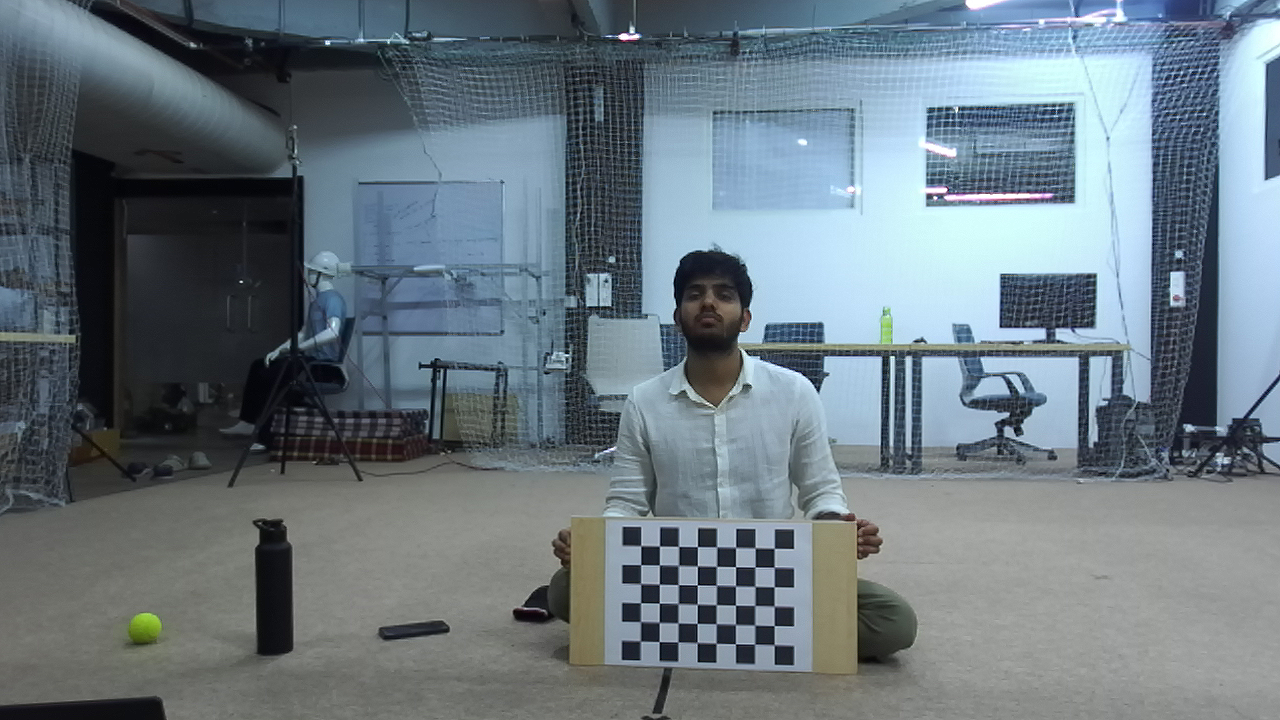
#> input picture zed2i/frames/camera0_0.png, 1280 x 720 px
$ python -i ball_catcher.py   (imports and definitions only)
#> lines starting #> are read from the running program, lines starting #| are printed output that depends on the picture; after the words box and inside, x2 and y2 are one past the last pixel; in counts of white or black regions, pixels touching at a corner belong together
#> further down, picture is the input picture: shape (720, 1280, 3); mean B, G, R 128, 119.7, 106.5
#!/usr/bin/env python3
"""
Optimized Ball Catcher - STREAMING PREDICTIONS VERSION

Key change from previous version:
- Instead of waiting for a "locked" prediction, start sending predictions
  immediately after throw detection
- Continuously refine and send updated predictions as more data arrives
- Robot can start moving toward initial guess and correct course as predictions improve

UDP Packet Format (updated):
- Robot pose: 4 floats (x, y, z, yaw) - 16 bytes - unchanged
- Landing prediction: 5 floats (x, y, z, confidence, samples) - 20 bytes
  - confidence: 0.0-1.0 (higher = more reliable)
  - samples: number of trajectory samples used

The robot should:
1. Start moving toward prediction as soon as confidence > 0.3
2. Increase commitment as confidence grows
3. Final approach when confidence > 0.8
"""

import pyzed.sl as sl
import cv2 as cv
import numpy as np
import time
from datetime import datetime
from collections import deque
import random
import socket
import struct
from typing import Optional, Dict, List, Tuple
from concurrent.futures import ThreadPoolExecutor
import threading
from queue import Queue, Empty

# ===========================
# CONSTANTS - BALL / PHYSICS
# ===========================
G = 9.81
GROUND_Y = -0.52
MIN_SAMPLES = 3
RANSAC_ITERS = 50
RANSAC_INLIER_THRESH = 0.03
MAX_HISTORY = 60

# Velocity filters
VEL_WIN = 7
THROW_SPEED_THRESH = 0.80
THROW_UPWARD_VY_THRESH = 0.4
THROW_VERIFY_FRAMES = 3

# ===========================
# CAMERA CONFIG
# ===========================
INTR0_PATH = "./camera_parameters/camera0_intrinsics.dat"
INTR1_PATH = "./camera_parameters/camera1_intrinsics.dat"
EXTR1_PATH = "./camera_parameters/camera1_rot_trans.dat"

HSV_LOWER = np.array([0, 74, 0])
HSV_UPPER = np.array([94, 255, 255])

MIN_AREA = 80
MAX_AREA = 50000
MIN_CIRC = 0.35

# Relaxed detection for fast-moving ball (motion blur makes it less circular)
MIN_CIRC_FLIGHT = 0.15    # Much more lenient during flight
MAX_AREA_FLIGHT = 80000   # Motion blur can elongate the ball

SMOOTH_ALPHA = 0.4

# ===========================
# UDP CONFIG
# ===========================
DEFAULT_ROBOT_PORT = 5005
DEFAULT_ROBOT_IP = "192.168.0.248"
UDP_RATE_LIMIT_HZ = 60.0

# Use same port for predictions (robot listens on single port)
PREDICTION_PORT = 5005  # Same as DEFAULT_ROBOT_PORT - robot expects single port

# ===========================
# STREAMING PREDICTION CONFIG
# ===========================
MIN_CONFIDENCE_TO_SEND = 0.2      # Send predictions above this confidence
CONFIDENCE_LOCK_THRESHOLD = 0.8   # Consider "locked" above this
PREDICTION_SEND_RATE_HZ = 60.0    # How often to send prediction updates
MIN_SAMPLES_FOR_PREDICTION = 3    # Minimum samples before attempting prediction

# ===========================
# PERFORMANCE CONFIG
# ===========================
ARUCO_UPDATE_EVERY = 3
DETECT_SCALE = 0.5
SKIP_VIZ_DURING_FLIGHT = False  # Keep viz on for debugging streaming

# ===========================
# TRAJECTORY VISUALIZATION CONFIG
# ===========================
SHOW_TRAJECTORY_VIZ = True          # Master toggle for trajectory visualization
SHOW_REJECTED_TRAJECTORIES = True   # Show rejected RANSAC candidates in red
MAX_REJECTED_TO_SHOW = 5            # Limit rejected trajectories shown (performance)
TRAJECTORY_POINTS = 50              # Points to draw per trajectory curve
INLIER_POINT_COLOR = (255, 255, 0)  # Cyan (BGR)
OUTLIER_POINT_COLOR = (0, 165, 255) # Orange (BGR)
ACCEPTED_TRAJ_COLOR = (0, 255, 0)   # Green (BGR)
REJECTED_TRAJ_COLOR = (0, 0, 255)   # Red (BGR)
OBS_POINT_RADIUS = 5                # Radius for observation points


ROBOT_DISTANCE_OFFSET = 0.16


# ===========================
# UTIL: LOAD INTRINSICS / EXTRINSICS
# ===========================

# [46 lines left out: functions load_intrinsics_dat, load_extrinsics_dat, not called in this run]


# ===========================
# RANSAC CANDIDATE FOR VIZ
# ===========================

from dataclasses import dataclass

@dataclass
class RANSACCandidate:
    """Stores a RANSAC trajectory candidate for visualization."""
    params: Tuple[float, float, float, float, float, float]  # X0, Y0, Z0, Vx, Vy, Vz
    inlier_count: int
    total_count: int
    residual_mean: float
    is_accepted: bool = False

    @property
    def inlier_ratio(self) -> float:
        return self.inlier_count / max(1, self.total_count)


# ===========================
# TRAJECTORY VISUALIZATION HELPERS
# ===========================

# [161 lines left out: functions generate_trajectory_points, project_3d_to_pixel, draw_trajectory_curve, draw_observation_points, draw_landing_marker, not called in this run]


# ===========================
# UDP SENDER (EXTENDED)
# ===========================

class UDPSender:
    # [95 lines left out: functions __init__, _rate_ok, _prediction_rate_ok, send_robot_pose, send_predicted_landing, send_no_prediction and 1 more, not called in this run]

    def close(self):
        self.sock.close()


# ===========================
# BALL DETECTOR
# ===========================

def find_ball_from_mask(mask: np.ndarray, min_radius: float = 3, max_radius: float = 100,
                        min_area: float = 50, min_circularity: float = 0.5) -> Optional[Tuple[int, int, int]]:
    """
    Given a binary mask, find the best ball candidate using contours + minEnclosingCircle.

    Uses area-based circularity scoring (from hsv_tuner.py approach):
    - circularity = contour_area / circle_area (ideally ~1.0 for perfect circle)
    - score = circularity * area (favors larger, more circular blobs)

    Args:
        mask: Binary mask image
        min_radius: Minimum ball radius in pixels
        max_radius: Maximum ball radius in pixels
        min_area: Minimum contour area to consider
        min_circularity: Minimum circularity ratio (0-1, higher = more strict)

    Returns:
        (x, y, radius) in image coords, or None if not found
    """
    contours, _ = cv.findContours(mask, cv.RETR_EXTERNAL, cv.CHAIN_APPROX_SIMPLE)
    if not contours:
        return None

    best_circle = None
    best_score = -1.0

    for cnt in contours:
        area = cv.contourArea(cnt)
        if area < min_area:
            continue

        (x, y), radius = cv.minEnclosingCircle(cnt)
        radius = float(radius)

        if radius < min_radius or radius > max_radius:
            continue

        circle_area = np.pi * (radius ** 2)
        if circle_area <= 0:
            continue

        # Area-based circularity: ratio of contour area to enclosing circle area
        circularity = area / circle_area  # ideally near 1 for perfect circle

        # Reject weird shapes (too elongated, cut-off, etc.)
        if circularity < min_circularity:
            continue

        # Score: favor larger + more circular blobs
        score = circularity * area
        if score > best_score:
            best_score = score
            best_circle = (int(x), int(y), int(radius))

    return best_circle


class HSVBallDetector:
    """
    Ball detector using HSV color filtering and the find_ball_from_mask() approach.

    Uses area-based circularity scoring which is more robust to:
    - Motion blur (ball appears elongated)
    - Partial occlusion
    - Lighting variations
    """

    def __init__(self, scale: float = 1.0):
        self.kernel = cv.getStructuringElement(cv.MORPH_ELLIPSE, (5, 5))
        self.scale = scale
        self.scale_inv = 1.0 / scale if scale != 1.0 else 1.0

        # Scale-adjusted parameters
        self.min_area_scaled = MIN_AREA * (scale ** 2)
        self.max_area_scaled = MAX_AREA * (scale ** 2)
        self.max_area_flight_scaled = MAX_AREA_FLIGHT * (scale ** 2)

        # Radius limits (in scaled pixels)
        self.min_radius = 3 * scale
        self.max_radius = 150 * scale  # Reasonable max for a ball
        self.max_radius_flight = 200 * scale  # Larger during flight due to motion blur

    def detect(self, frame, flight_mode: bool = False):
        """
        Detect ball in frame using find_ball_from_mask() approach.

        Args:
            frame: BGR image
            flight_mode: If True, use relaxed parameters for motion-blurred ball

        Returns:
            ((cx, cy), radius) tuple or None if not found
        """
#> called with flight_mode = False
        # Optional downscaling for performance
        if self.scale != 1.0:
            small = cv.resize(frame, None, fx=self.scale, fy=self.scale,
                            interpolation=cv.INTER_LINEAR)
        else:
            small = frame

        # HSV color filtering
        hsv = cv.cvtColor(small, cv.COLOR_BGR2HSV)
#> hsv: shape (720, 1280, 3); mean H, S, V 86.6, 50.5, 130
        mask = cv.inRange(hsv, HSV_LOWER, HSV_UPPER)
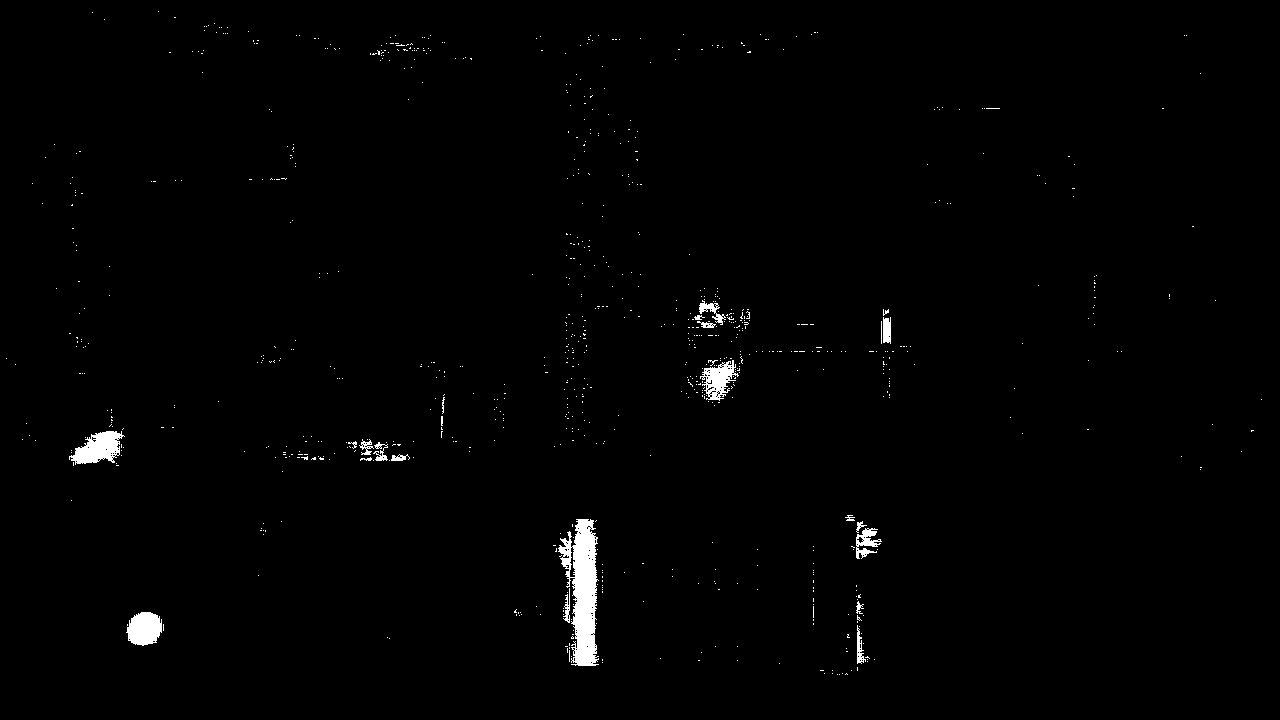
#> mask: shape (720, 1280); 1% white; 855 white regions (832 under 20 px), largest, box (x1, y1, x2, y2) and area: (558, 519, 599, 666) 3441, (69, 431, 125, 465) 1101, (126, 612, 162, 646) 937

        # Morphological cleanup
        mask = cv.morphologyEx(mask, cv.MORPH_OPEN, self.kernel)
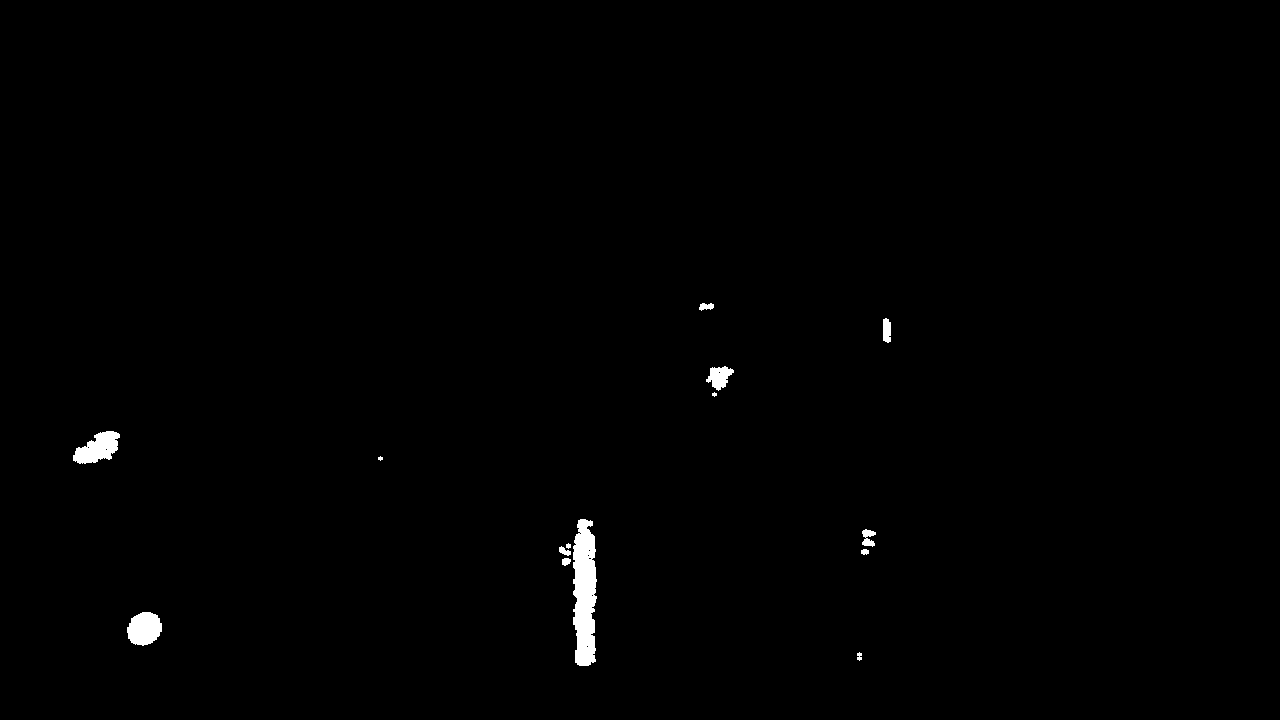
#> mask: shape (720, 1280); 0.63% white; 14 white regions (2 under 20 px), largest, box (x1, y1, x2, y2) and area: (573, 519, 597, 666) 2825, (73, 431, 120, 464) 959, (127, 612, 162, 646) 909
        mask = cv.morphologyEx(mask, cv.MORPH_CLOSE, self.kernel)
#> mask: shape (720, 1280); 0.65% white; 9 white regions (1 under 20 px)

        # Select parameters based on flight mode
        # Flight mode uses relaxed circularity for motion-blurred balls
        if flight_mode:
            min_circularity = MIN_CIRC_FLIGHT
            max_radius = self.max_radius_flight
        else:
            min_circularity = MIN_CIRC
            max_radius = self.max_radius

        # Use find_ball_from_mask for detection
        result = find_ball_from_mask(
            mask,
            min_radius=self.min_radius,
            max_radius=max_radius,
            min_area=self.min_area_scaled,
            min_circularity=min_circularity
        )
#> in find_ball_from_mask, `contours, _ = cv.findContours(mask, cv.RETR_EXTERNAL, cv.CHAIN_APPROX_..`: contours = 9 contours, 1 with area under 20; largest, box (x1, y1, x2, y2) and area: (559, 519, 597, 666) 2904, (73, 431, 120, 464) 921, (127, 612, 162, 646) 854, (706, 366, 734, 397) 388, (861, 529, 876, 555) 177, (883, 318, 891, 343) 151, (699, 303, 714, 311) 64, (857, 652, 862, 661) 26
#> the loop in find_ball_from_mask, `for cnt in contours:` made 9 passes
#> (area, x, y, radius, circle_area, circularity, score, best_score) on pass 2: (854.5, 144, 628.5, 18.74, 1103.5, 0.774, 661.7, 661.7)
#> (area, x, y, radius, circle_area, circularity) on passes 3, 4, 8: (177, 866.6, 541.7, 12.82, 516, 0.343), (2904, 583.5, 592, 73.11, 16792.6, 0.173), (151, 886.5, 330, 12.09, 459.5, 0.329)
#> after the loop in find_ball_from_mask, `for cnt in contours:`: best_score = 661.7
#> result = (144, 628, 18)

        if result is None:
            return None

        # Convert from (x, y, r) to ((cx, cy), radius) format
        # and scale back to original frame coordinates
        x, y, r = result
#> x = 144; y = 628; r = 18
        cx = x * self.scale_inv
#> cx = 144
        cy = y * self.scale_inv
#> cy = 628
        radius = r * self.scale_inv
#> radius = 18

        return ((cx, cy), radius)


# ===========================
# STEREO MODEL
# ===========================

class StereoModel:
    # [27 lines left out: functions __init__, triangulate_simple, not called in this run]


# ===========================
# TRAJECTORY ESTIMATOR (STREAMING)
# ===========================

class StreamingTrajectoryEstimator:
    """
    Trajectory estimator that provides predictions with confidence scores.
    Returns predictions as soon as MIN_SAMPLES are available, with
    confidence increasing as more samples are collected and fit quality improves.
    """

    def __init__(self):
        self.reset()

    # [218 lines left out: functions reset, add, _update_arrays, _fit_ls_fast, _compute_residuals, estimate_with_confidence and 3 more, not called in this run]

    def get_sample_count(self) -> int:
        return len(self.times)

    # [27 lines left out: function get_visualization_data, not called in this run]


# ===========================
# ASYNC STREAMING TRAJECTORY ESTIMATOR
# ===========================

class AsyncStreamingEstimator:
    """
    Non-blocking wrapper that continuously computes predictions
    and makes the latest result available.
    """

    # [53 lines left out: functions __init__, _worker, add, get_result, reset, not called in this run]

    def get_sample_count(self) -> int:
        with self._lock:
            return self.estimator.get_sample_count()

    # [9 lines left out: functions get_visualization_data, stop, not called in this run]


# ===========================
# ARUCO DETECTION (unchanged from optimized version)
# ===========================

class ArucoCamera:
    def __init__(self, K: np.ndarray, D: np.ndarray):
        self.intrinsic = K
        self.distortion = D.reshape(-1, 1).astype(np.float64)


# [76 lines left out: functions create_aruco_detectors, detect_aruco_corners_fast, get_marker_model_points, heading_yaw_from_marker, pose_from_aruco_pnp, not called in this run]


class DetectedMarker:
    __slots__ = ['side_name', 'corners_left', 'corners_right',
                 'corners_3d', 'position', 'yaw_angle', 'rotation_matrix']
    # [32 lines left out: functions __init__, process_aruco_frame, compute_robot_pose, not called in this run]


# ===========================
# PARALLEL BALL DETECTION
# ===========================

class ParallelBallDetector:
    def __init__(self, scale: float = 1.0, max_workers: int = 2):
        self.detector = HSVBallDetector(scale=scale)
        self.executor = ThreadPoolExecutor(max_workers=max_workers)

    # [7 lines left out: function detect_stereo, not called in this run]

    def shutdown(self):
        self.executor.shutdown(wait=False)


# ===========================
# CONFIDENCE VISUALIZATION
# ===========================

# [516 lines left out: functions get_confidence_color, draw_confidence_bar, main, not called in this run]


# [2 lines not run here, left out]

>>> import cv2
>>> picture = cv2.imread('frames/camera0_0.png')
>>> result = HSVBallDetector().detect(picture)
#> result = ((144, 628), 18)
